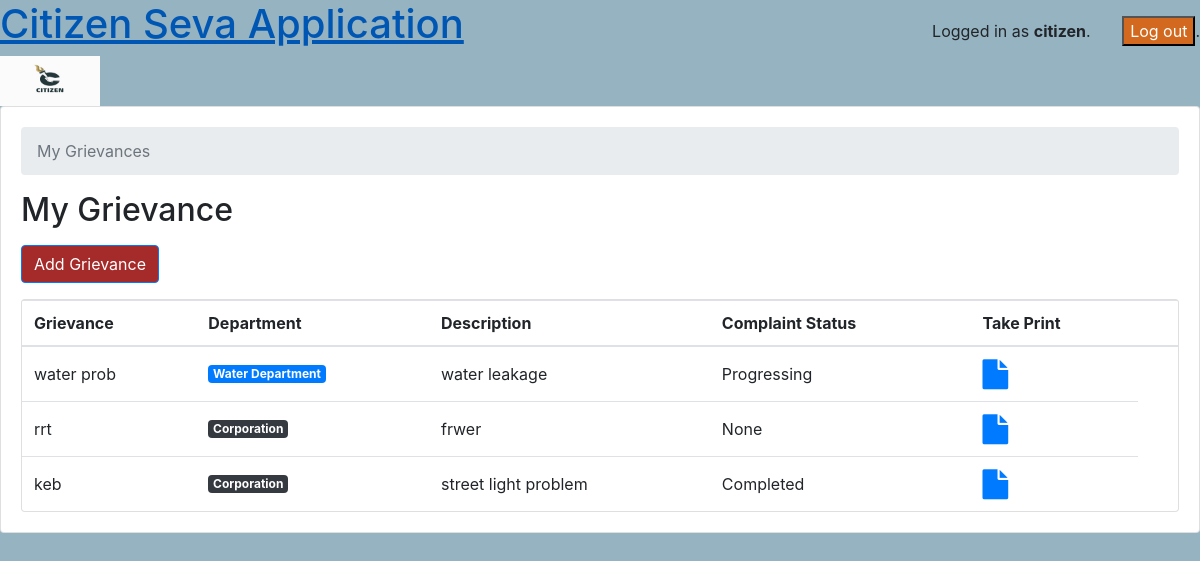
Screenshot of /teachers/ (signed in) with the database file from the repository.
### classroom/models.py (models this page shows, shortened)
class User(AbstractUser):
    is_student = models.BooleanField(default=False)
    is_teacher = models.BooleanField(default=False)

class Quiz(models.Model):
    owner = models.ForeignKey(User, on_delete=models.CASCADE, related_name='quizzes')
    name = models.CharField(max_length=255)
    subject = models.ForeignKey(Subject, on_delete=models.CASCADE, related_name='quizzes')
    Description = models.CharField(max_length=255, null=True)
    status = (
        ('Not Solved', 'Not Solved'),
        ('Progressing', 'Progressing'),
        ('Completed', 'Completed'),
        ('Technical Issues', 'Technical Issues'),
    )
    Status = models.CharField(max_length=40, choices=status, null=True)
    Image = models.ImageField(upload_to='images/', blank=True, null=True)
    SubmitDate = models.DateTimeField(auto_now_add=True, null=True)

class Subject(models.Model):
    name = models.CharField(max_length=30)
    color = models.CharField(max_length=7, default='#007bff')
    def get_html_badge(self):
        name = escape(self.name)
        color = escape(self.color)
        html = '<span class="badge badge-primary" style="background-color: %s">%s</span>' % (color, name)
        return mark_safe(html)

### classroom/views/teachers.py (the view)
# urls.py: path('', students.QuizListView.as_view(), name='quiz_list'),
@method_decorator([login_required, teacher_required], name='dispatch')
class QuizListView(ListView):
    model = Quiz
    ordering = ('name',)
    context_object_name = 'quizzes'
    template_name = 'classroom/teachers/quiz_change_list.html'
    def get_queryset(self):
        queryset = self.request.user.quizzes \
            .select_related('subject')
        return queryset

### classroom/templates/classroom/teachers/quiz_change_list.html (shortened to what this page needs)
{% extends 'base.html' %}
  <nav aria-label="breadcrumb">
    <ol class="breadcrumb">
      <li class="breadcrumb-item active" aria-current="page">My Grievances</li>
    </ol>
  </nav>
  <h2 class="mb-3">My Grievance</h2>
  <a href="{% url 'teachers:quiz_add' %}" class="btn btn-primary mb-3" role="button">Add Grievance</a>
  <div class="card">
    <table class="table mb-0">
      <thead>
        <tr>
          <th>Grievance</th>
          <th>Department</th>
          <th>Description</th>
<th>Complaint Status</th>
          <th>Take Print </th>
          <th></th>
        </tr>
      </thead>
      <tbody>
        {% for quiz in quizzes %}
          <tr>
            <td class="align-middle">{{ quiz.name }}</td>
            <td class="align-middle">{{ quiz.subject.get_html_badge }}</td>
            <td class="align-middle">{{ quiz.Description }}</td>
            <td class="align-middle">{{ quiz.Status }}</td>
              <td class="align-middle" ><a href= "{% url 'teachers:complain-pdf' quiz.pk %}" ><i style="font-size:30px" class="fa">&#xf15b;</i>
  </a> </td>
          </tr>
        {% empty %}
          <tr>
            <td class="bg-light text-center font-italic" colspan="5">You haven't Registered any Application or complaint .</td>
          </tr>
        {% endfor %}
      </tbody>
    </table>
  </div>

### templates/base.html (shortened to what this page needs)
{% load static %}
<html lang="en">
  <head>
    <link rel="stylesheet" href="https://cdnjs.cloudflare.com/ajax/libs/font-awesome/4.7.0/css/font-awesome.min.css">
    <link rel="stylesheet" href="https://maxcdn.bootstrapcdn.com/bootstrap/4.0.0/css/bootstrap.min.css">
    <link rel="stylesheet" type="text/css" href="{% static 'vendor/fontello-2f186091/css/fontello.css' %}">
    <link rel="stylesheet" type="text/css" href="{% static 'css/app.css' %}">
    {% if user.is_authenticated and user.is_teacher %}
      <link rel="stylesheet" type="text/css" href="{% static 'css/teachers.css' %}">
    {% else %}
      <link rel="stylesheet" type="text/css" href="{% static 'css/students.css' %}">
    {% endif %}
  </head>
  <body>
          <div class="row">
            <div class="col-6">
  <h1 style="color:blue;">
                <a href="{% url 'home' %}">
             Citizen Seva Application</h1>
                  {% if user.is_authenticated %}
                    {% if user.is_teacher %}
                  <img class="main-logo" src="{% static 'img/citi.jpg' %} " style="width:100px;height:50px;" alt="" /></a>
                    {% else %}
                     <img class="main-logo" src="{% static 'img/citi.jpg' %} " style="width:100px;height:50px;" alt="" /></a>
                 <span  data-toggle="tooltip" data-placement="right" title="Citizens profile"></span>
                    {% endif %}
                  {% endif %}
            </div>
            <div class="col-6 text-right" >
              {% if user.is_authenticated %}
              <p class="pt-3">Logged in as <strong>{{ user.username }}</strong>. <a href="{% url 'logout' %}">&nbsp;&nbsp;&nbsp;&nbsp;&nbsp;&nbsp;<button style="background-color:chocolate;color:white;">Log out</button></a>.</p>
                {% endif %}
            </div>
          </div>
          <div class="card mb-3">
            <div class="card-body">
              {% block content %}
              {% endblock %}
            </div>
          </div>
  </body>
</html>

### static/css/teachers.css (style rules this page uses)
body { background-color: #95b3c1; }

### templates/base.html (style rules this page uses)
.btn-primary { background-color: brown; }

### rows the page displays
User: username "citizen"
Quiz: name "water prob", subject.get_html_badge "Water Department", Description "water leakage", Status "Progressing"
Quiz: name "rrt", subject.get_html_badge "Corporation", Description "frwer", Status "None"
Quiz: name "keb", subject.get_html_badge "Corporation", Description "street light problem", Status "Completed"
